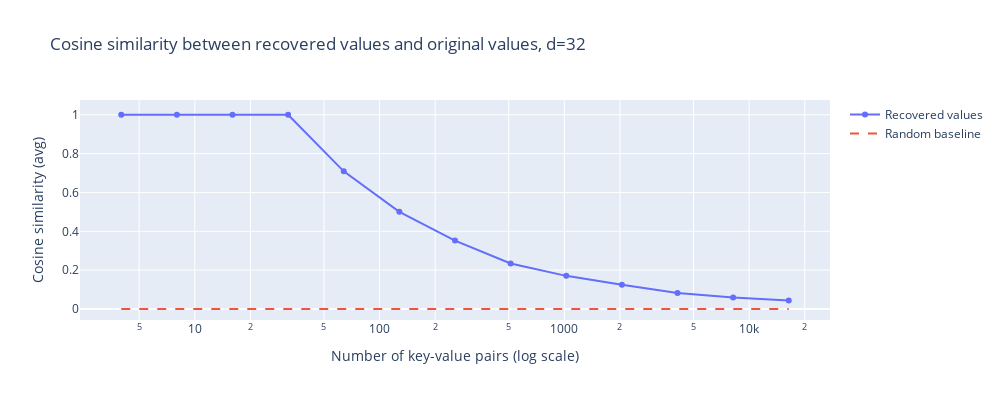
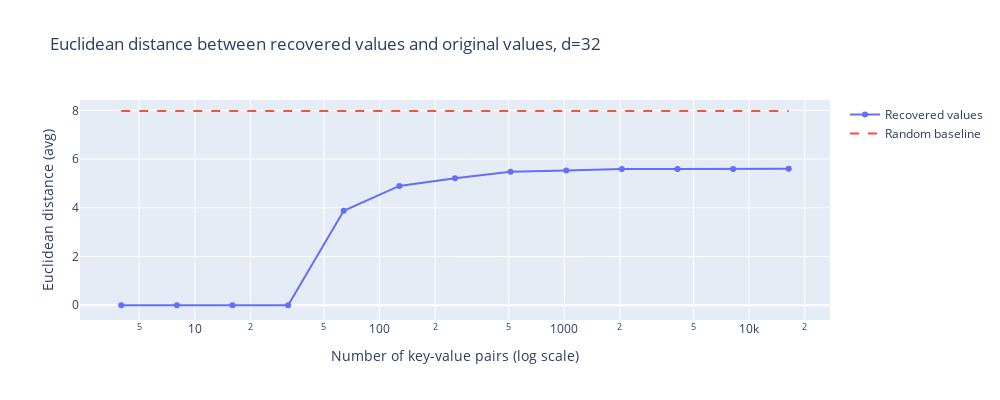

The cell these charts' notebook holds for them, in order:
### Code cell
fig_cos = go.Figure()
fig_cos.add_trace(go.Scatter(x=n_values, y=cos_sim_values, mode='lines+markers', name='Recovered values'))
fig_cos.add_trace(go.Scatter(x=n_values, y=[0]*len(n_values), mode='lines', name='Random baseline', line=dict(dash='dash')))
fig_cos.update_xaxes(title_text="Number of key-value pairs (log scale)", type='log')
fig_cos.update_yaxes(title_text="Cosine similarity (avg)")
fig_cos.update_layout(title=f"Cosine similarity between recovered values and original values, d={d}", height = 400, width=1000)
fig_cos.show()

fig_dist = go.Figure()
fig_dist.add_trace(go.Scatter(x=n_values, y=euclidean_distance_values, mode='lines+markers', name='Recovered values'))
fig_dist.add_trace(go.Scatter(x=n_values, y=[baseline_euclidean_distance]*len(n_values), mode='lines', name='Random baseline', line=dict(dash='dash')))
fig_dist.update_xaxes(title_text="Number of key-value pairs (log scale)", type='log')
fig_dist.update_yaxes(title_text="Euclidean distance (avg)")
fig_dist.update_layout(title=f"Euclidean distance between recovered values and original values, d={d}", height = 400, width=1000)
fig_dist.show()

### Figure 1 — Plotly figure (JSON) as saved in the notebook; plotly's stock layout.template omitted (floating-point values rounded to 4 significant figures)
{"data": [{"mode": "lines+markers", "name": "Recovered values", "type": "scatter", "x": [4, 8, 16, 32, 64, 128, 256, 512, 1024, 2048, 4096, 8192, 16384], "y": [1, 1, 1, 1, 0.7087, 0.5004, 0.3523, 0.2343, 0.1706, 0.1243, 0.08218, 0.05984, 0.04341]}, {"line": {"dash": "dash"}, "mode": "lines", "name": "Random baseline", "type": "scatter", "x": [4, 8, 16, 32, 64, 128, 256, 512, 1024, 2048, 4096, 8192, 16384], "y": [0, 0, 0, 0, 0, 0, 0, 0, 0, 0, 0, 0, 0]}], "layout": {"height": 400, "title": {"text": "Cosine similarity between recovered values and original values, d=32"}, "width": 1000, "xaxis": {"title": {"text": "Number of key-value pairs (log scale)"}, "type": "log"}, "yaxis": {"title": {"text": "Cosine similarity (avg)"}}}}

### Figure 2 — Plotly figure (JSON) as saved in the notebook; plotly's stock layout.template omitted (floating-point values rounded to 4 significant figures)
{"data": [{"mode": "lines+markers", "name": "Recovered values", "type": "scatter", "x": [4, 8, 16, 32, 64, 128, 256, 512, 1024, 2048, 4096, 8192, 16384], "y": [1.468e-06, 2.028e-06, 3.654e-06, 1.434e-05, 3.875, 4.898, 5.214, 5.484, 5.534, 5.589, 5.596, 5.592, 5.599]}, {"line": {"dash": "dash"}, "mode": "lines", "name": "Random baseline", "type": "scatter", "x": [4, 8, 16, 32, 64, 128, 256, 512, 1024, 2048, 4096, 8192, 16384], "y": [7.973, 7.973, 7.973, 7.973, 7.973, 7.973, 7.973, 7.973, 7.973, 7.973, 7.973, 7.973, 7.973]}], "layout": {"height": 400, "title": {"text": "Euclidean distance between recovered values and original values, d=32"}, "width": 1000, "xaxis": {"title": {"text": "Number of key-value pairs (log scale)"}, "type": "log"}, "yaxis": {"title": {"text": "Euclidean distance (avg)"}}}}
